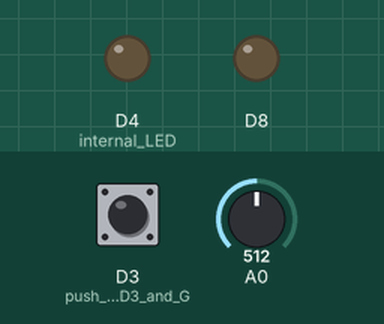
A sketch run on a simulated ESP8266 (Wemos D1 mini). Parts: output pins drawn as LEDs (lit = HIGH). Dashed ring = blinking. The inputs (shaded band) are chosen by the test bench; at power-on: A0 = 512, D3 (push_button_betw_D3_and_G) HIGH. WiFi joins after 1.5 s; servers stay silent unless stated; EEPROM starts erased; what the sketch prints to the serial monitor is not drawn.

Above: at 17.4 s.
17.5 s: A0 set to 531
At 18.5 s:
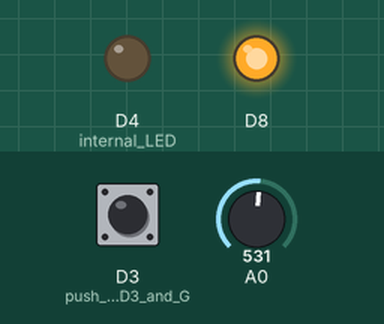
19.0 s: D3 (push_button_betw_D3_and_G) pulled LOW for 0.15 s
At 19.25 s:
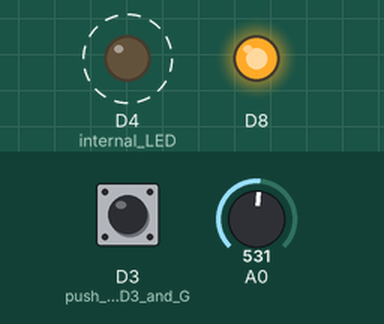
22.1 s: D3 (push_button_betw_D3_and_G) pulled LOW for 1 s
At 22.35 s:
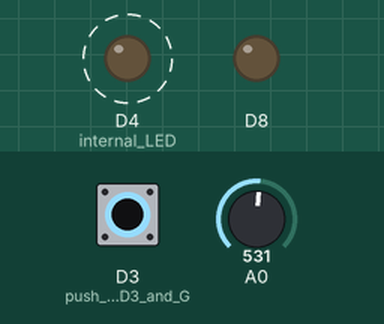
25.5 s: D3 (push_button_betw_D3_and_G) pulled LOW for 3.2 s
At 26.05 s:
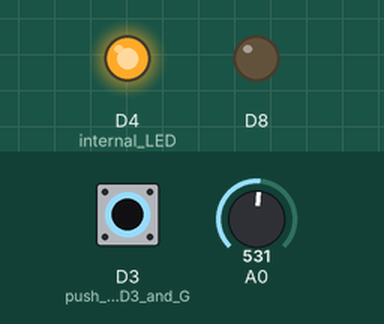
Timing chart, 0 to 31.2 s (numbered marks = the images above; inputs shaded):
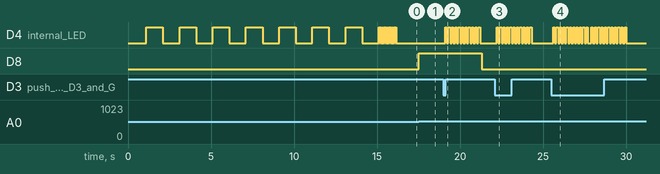

Measured:
- the behaviour switches between 521 and 522 on A0 (found by bisection; images 0 and 1)
- after the input at 17.5 s, D8: LOW → HIGH at once
- after the input at 19.0 s, D4 (internal_LED): alternates HIGH for 0.10 s and LOW for 0.10 s, 22 changes in all, then stays LOW, starting after 0.10 s; D8: HIGH → LOW after 2.3 s
- after the input at 22.1 s, D4 (internal_LED): alternates HIGH for 0.10 s and LOW for 0.10 s, 22 changes in all, then stays LOW, starting after 0.10 s
- after the input at 25.5 s, D4 (internal_LED): goes 10 × (HIGH 0.10 s, LOW 0.10 s), HIGH 0.10 s, LOW 0.20 s, 10 × (HIGH 0.10 s, LOW 0.10 s), HIGH 0.10 s, then LOW, starting after 0.10 s

The sketch:

CO2_sensor_with_Wemos_with_eeprom_instant_LED.ion.ino
```cpp
#include <EEPROM.h>
#include <ESP8266WiFi.h>
// when turned on: wemos will try to connect to internet via one of two wifi's.
// Wemos LED flashing rapidly indicates, connection to wifi has been established.
// LED i Wemos is lit up, when CO2 level exceeds 1000 ppm.
// In fresh air, press button connecting D8 (D3 in code) =>, ppm measure is set to 400 ppm, LED on wemos flashes 10 times.
// Wemos LED flashes on time when it transmits to thingssepak-site.
/*
Wemos D1 -- MH-Z14
5V -- VCC (red wire)
GND -- GND (black wire)
A0 -- Analog output (white wire)
*/

// replace with your channel’s thingspeak API key and your SSID and password
String apiKey = "";
const char* ssid = "";
const char* password = "";
const char* server = "api.thingspeak.com";
WiFiClient client;
const long limit = 1000; //ppm
long co2volt;
long co2ppm = 400;
int co2fresh = 100; //voltage-reading in fresh air, if not saved in EERPOM. Is divided by 2, as EEPROM  limit is 244.
long previousMillis = 0;
const long interval = 100000; //ca. 2 minuts interval between posting to thingsspeak
int address = 0;

void setup()
{
EEPROM.begin(512);
Serial.begin(115200);
pinMode(D3, INPUT_PULLUP); //push button betw D3 and GND.
pinMode(D4, OUTPUT); //internal LED
pinMode(D8, OUTPUT);
delay(1000);
co2fresh = EEPROM.read(address); //get the value in eeprom. Max is 244, hence multiply by 2.
delay(100);


boolean connection = false;
while (connection == false){
WiFi.begin(ssid, password);
Serial.println ("trying to connect to default");
    for (int i=0; i <= 6; i++){
    digitalWrite(D4, HIGH);   // turn the LED on (HIGH is the voltage level)
    delay(1000);              // wait for half a second
    digitalWrite(D4, LOW);  // turn the LED off by making the voltage LOW
    delay(1000);
   }

if (WiFi.status() != WL_CONNECTED) {
  WiFi.begin("SSID", "password");
  Serial.println ("trying to connect home");
    for (int i=0; i <= 3; i++){
    digitalWrite(D4, HIGH);   // turn the LED on (HIGH is the voltage level)
    delay(2000);              // wait for half a second
    digitalWrite(D4, LOW);  // turn the LED off by making the voltage LOW
    delay(2000);
   }
  }

if (WiFi.status() == WL_CONNECTED) {
  connection = true;
  for (int i=0; i <= 10; i++){
    digitalWrite(D4, HIGH);   // turn the LED on (HIGH is the voltage level)
    delay(50);              // wait for half a second
    digitalWrite(D4, LOW);  // turn the LED off by making the voltage LOW
    delay(50);
   }
}
}
}

void loop()
{
co2volt=analogRead(A0);
co2ppm = map(co2volt, co2fresh*2, 600, 400, 5000); //co2fresh multiply by 2, as co2fresh was /2 when it was stored
  if (co2ppm>limit) {
digitalWrite(D8, HIGH); }  // turn the LED on (HIGH is the voltage level)
else {
  digitalWrite(D8, LOW);    // turn the LED off by making the voltage LOW
}

 unsigned long currentMillis = millis();
 if(currentMillis - previousMillis > interval) { //when time, run the code below

previousMillis = currentMillis;
co2volt=analogRead(A0);
co2ppm = map(co2volt, co2fresh*2, 600, 400, 5000); //co2fresh multiplied by 2, as co2fresh was /2 when stored.
Serial.println(co2fresh);
Serial.println(co2volt);
Serial.println(co2ppm);

if (client.connect(server,80) && (co2ppm>0)) { // at initialization, readings of -10000 ppm may occur
String postStr = apiKey;
postStr +="&field1=";
postStr += String(co2ppm);
postStr +="&field2=";
postStr += String(co2volt);
postStr +="&field3=";
postStr += String(co2fresh*2);
postStr += "\r\n\r\n";

client.print("POST /update HTTP/1.1\n");
client.print("Host: api.thingspeak.com\n");
client.print("Connection: close\n");
client.print("X-THINGSPEAKAPIKEY: "+apiKey+"\n");
client.print("Content-Type: application/x-www-form-urlencoded\n");
client.print("Content-Length: ");
client.print(postStr.length());
client.print("\n\n");
client.print(postStr);
Serial.println("sender til web");
digitalWrite(D4, HIGH);   // turn the LED on (HIGH is the voltage level)
delay(500);              // wait for half a second
digitalWrite(D4, LOW);    // turn the LED off by making the voltage LOW
 }
client.stop();
// thingspeak needs at least a 15 sec delay between updates
// 20 seconds to be safe. Set 'interval' accordingly.
 }

 boolean btnPressed = !digitalRead(D3); //is button pressed? Press in fresh air.
    if(btnPressed == true)
    {
co2fresh=analogRead(A0)/2; //divided by 2, in order to stay within eeprom limit of 244.
EEPROM.write(address, co2fresh); // store value in eeprom. Max 244.
delay(100);
EEPROM.commit();
 for (int i=0; i <= 10; i++){
digitalWrite(D4, HIGH);   // turn the LED on (HIGH is the voltage level)
delay(100);              // wait for a second
digitalWrite(D4, LOW);    // turn the LED off by making the voltage LOW
delay(100);
    }
    }
btnPressed = false;
}
```
